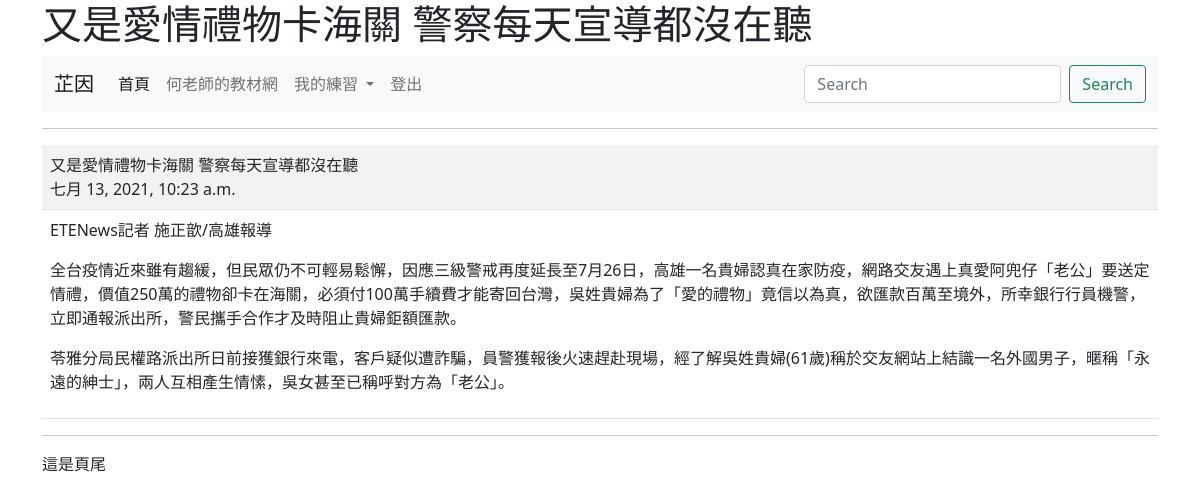
Page /show/6/ (signed in) on the committed database.
### mysite/models.py (models this page shows, shortened)
class Post(models.Model):
	title = models.CharField(max_length=200) #field=資料欄
	content = models.TextField() #TextField=大量文字沒限制
	pub_date = models.DateTimeField(default=timezone.now) #預設現在的時間
	class Meta:
		ordering = ('-pub_date',)

### mysite/views.py (the view)
# urls.py: path('show/<int:id>/', views.show),
@login_required(login_url='/admin/login/')
def show(request, id):
	try:
		post = Post.objects.get(id=id)
	except:
		return redirect('/news/')
	return render(request, 'show.html' , locals())

### templates/show.html (shortened to what this page needs)
{% extends "base.html" %}
{% block main %}
	<hr>
	<table class ='table table-striped'>
		<tr>
			<td>
				{{post.title}}<br>
				{{post.pub_date}}
			</td>
		</tr>
	   	<tr>
	   		<td>
	   			{{post.content | linebreaks }}
	   		</td>
	   	</tr>
	</table>
{% endblock %}

### templates/menu.html (shortened to what this page needs)
<nav class="navbar navbar-expand-lg navbar-light bg-light">
	<div class="container-fluid">
		<a class="navbar-brand" href="#">
			{% if request.user.is_authenticated%}
				{{ request.user.first_name}}
			{% else %}
				未登入的訪客
			{% endif %}
		</a>
		<div class="collapse navbar-collapse" id="navbarSupportedContent">
			<ul class="navbar-nav me-auto mb-2 mb-lg-0">
				<li class="nav-item">
					<a class="nav-link active" aria-current="page" href="/">首頁</a>
				</li>
				<li class="nav-item">
					<a class="nav-link" href="https://104.es">何老師的教材網</a>
				</li>
				<li class="nav-item dropdown">
					<a class="nav-link dropdown-toggle" href="#" id="navbarDropdown" role="button" data-bs-toggle="dropdown" aria-expanded="false">
						我的練習
					</a>
				</li>
				{% if request.user.is_authenticated %}
					<li class="nav-item">
						<a class="nav-link" href="/logout/" tabindex="-1">登出</a>
					</li>
				{% else %}
					<li class="nav-item">
						<a class="nav-link" href="/admin/login/?next=/" tabindex="-1">登入
						</a>
					</li>
				{% endif %}
			</ul>
			<form class="d-flex">
				<input class="form-control me-2" type="search" placeholder="Search" aria-label="搜尋">
				<button class="btn btn-outline-success" type="submit">Search</button>
			</form>
		</div>
	</div>
</nav>

### rows in the picture
Post: title "又是愛情禮物卡海關 警察每天宣導都沒在聽", pub_date "七月 13, 2021, 10:23 a.m.", content "ETENews記者 施正歆/高雄報導 全台疫情近來雖有趨緩，但民眾仍不可輕易鬆懈，因應三級警戒再度延長至7月26日，高雄一名貴婦認真在家防疫，網路交友遇上真愛阿兜仔「老公」要送定情禮，價值250萬的禮物卻卡在海關，必須付100萬手續費才能寄回台灣，吳姓貴婦為了「愛的禮物」竟信以為真，欲匯款百萬至境外，所幸銀行行員機警，立即通報派出所，警民攜手合作才及時阻止貴婦鉅額匯款。 苓雅分局民權路派出所日前接獲銀行來電，客戶疑似遭詐騙，員警獲報後火速趕赴現場，經了解吳姓貴婦(61歲)稱於交友網站上結識一名外國男子，暱稱「永遠的紳士」，兩人互相產生情愫，吳女甚至已稱呼對方為「老公」。"

### other values in the picture
{{ request.user.first_name }} "芷因"
